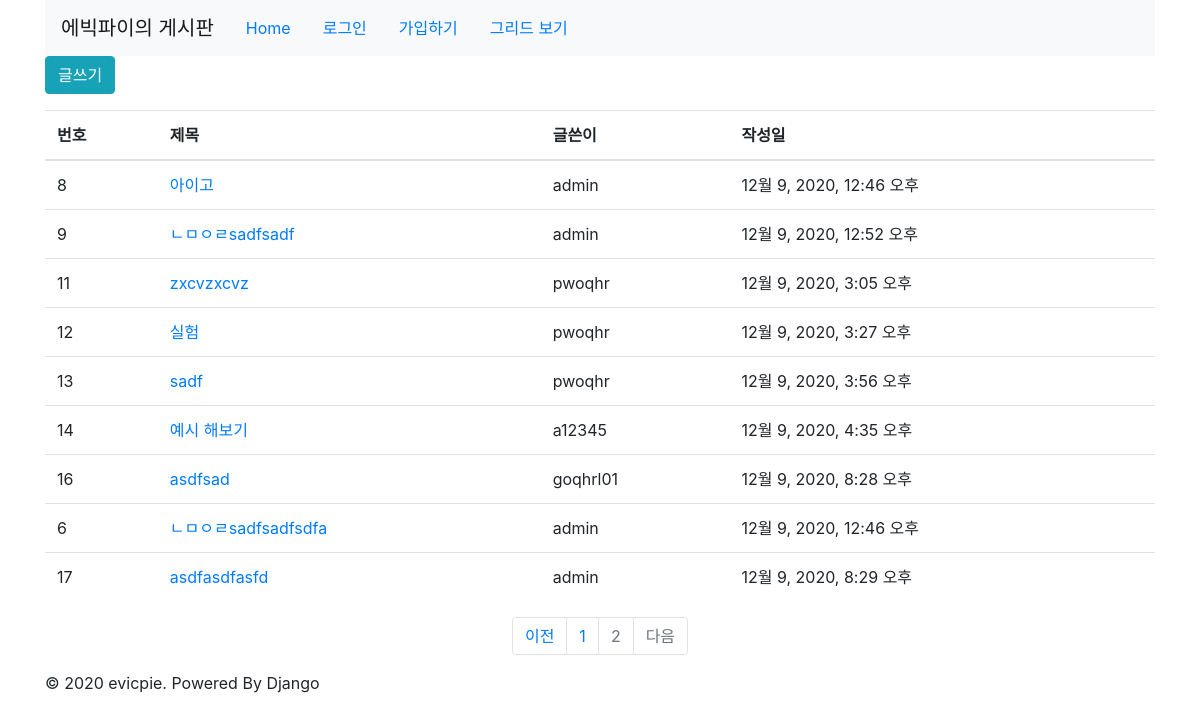
Screenshot of /?page=2 with the database file from the repository.
### board/models.py (models this page shows, shortened)
class Board(models.Model):
    author = models.ForeignKey(User,on_delete=models.CASCADE, related_name='user_boards')
    title = models.CharField(max_length=50)
    content = models.TextField()
    photo = models.ImageField(upload_to='photos/%Y/%m/%d', default='photos/no_image.png')
    created = models.DateTimeField(auto_now_add=True)
    updated = models.DateTimeField(auto_now=True)
    STATUS_CHOICES = (
        ('normal', '보이게'),
        ('banned', '안보이게'),
    )
    status = models.CharField(max_length=6, choices=STATUS_CHOICES, default='normal')
    color_code = models.CharField(max_length=6, default='FF0000')
    class Meta:
        ordering = ['-updated']

### board/views.py (the view)
# urls.py: path('', BoardListView.as_view(), name='list'),
class BoardListView(ListView):
    model = Board
    paginate_by = 10

### board/templates/board/board_list.html (shortened to what this page needs)
{% extends 'base.html' %}
{% block content %}
  <div class="btn-group">
    <a href="{% url 'board:add' %}" class="btn btn-info">글쓰기</a>
  </div>
  <table class="table">
    <thead>
      <tr>
        <th scope="col">번호</th>
        <th scope="col">제목</th>
        <th scope="col">글쓴이</th>
        <th scope="col">작성일</th>
      </tr>
    </thead>
    <tbody>
      {% for board in object_list %}
        <tr>
          <td>{{ board.id }}</td>
          <td><a href="{% url 'board:detail' pk=board.id %}">{{ board.title }}</a></td>
          <td>{{ board.author }}</td>
          <td>{{ board.created }}</td>
        </tr>
      {% endfor %}
    </tbody>
  </table>
{% endblock %}
{% block pagination %}
  {% if is_paginated %}
    <ul class="pagination justify-content-center pagivation-sm">
      {% if page_obj.has_previous %}
        <li class="page-item">
          <a class="page-link" href="{% url 'board:list' %}?page={{ page_obj.previous_page_number }}" tabindex="-1">이전</a>
        </li>
      {% else %}
        <li class="page-item disabled">
          <a href="#" class="page-link" tabindex="-1">이전</a>
        </li>
      {% endif %}
      {% for object in page_obj.paginator.page_range %}
        <li class="page-item {% if page_obj.number == forloop.counter %} disabled{% endif %}">
          <a class="page-link" href="{{ request.path }}?page={{ forloop.counter }}">{{ forloop.counter }}</a>
        </li>
      {% endfor %}
      {% if page_obj.has_next %}
        <li class="page-item">
          <a class="page-link" href="{% url 'board:list' %}?page={{ page_obj.next_page_number }}">Next</a>
        </li>
      {% else %}
        <li class="page-item disabled">
          <a class="page-link" href="#">다음</a>
        </li>
      {% endif %}
    </ul>
  {% endif %}
{% endblock %}

### rows the page displays
Board: id "8", title "아이고", author "admin", created "12월 9, 2020, 12:46 오후"
Board: id "9", title "ㄴㅁㅇㄹsadfsadf", author "admin", created "12월 9, 2020, 12:52 오후"
Board: id "11", title "zxcvzxcvz", author "pwoqhr", created "12월 9, 2020, 3:05 오후"
Board: id "12", title "실험", author "pwoqhr", created "12월 9, 2020, 3:27 오후"
Board: id "13", title "sadf", author "pwoqhr", created "12월 9, 2020, 3:56 오후"
Board: id "14", title "예시 해보기", author "a12345", created "12월 9, 2020, 4:35 오후"
Board: id "16", title "asdfsad", author "goqhrl01", created "12월 9, 2020, 8:28 오후"
Board: id "6", title "ㄴㅁㅇㄹsadfsadfsdfa", author "admin", created "12월 9, 2020, 12:46 오후"
Board: id "17", title "asdfasdfasfd", author "admin", created "12월 9, 2020, 8:29 오후"
